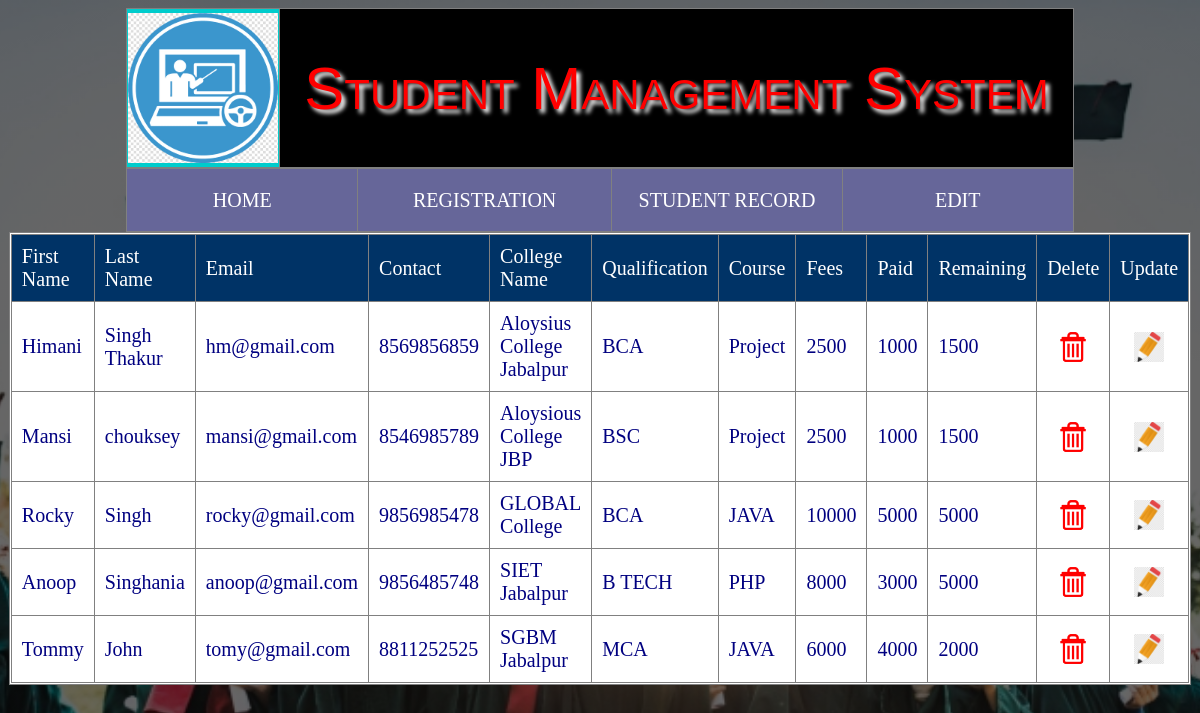
The page /viewdel.php on the database its author committed.
### tables this page shows
CREATE TABLE IF NOT EXISTS `reg` (
  `rid` int(11) NOT NULL AUTO_INCREMENT,
  `name` varchar(500) NOT NULL,
  `sname` varchar(500) NOT NULL,
  `email` varchar(500) NOT NULL,
  `con` varchar(500) NOT NULL,
  `cname` varchar(500) NOT NULL,
  `qal` varchar(500) NOT NULL,
  `course` varchar(500) NOT NULL,
  `fees` varchar(500) NOT NULL,
  `paid` varchar(500) NOT NULL,
  `remain` varchar(500) NOT NULL,
  PRIMARY KEY (`rid`)
);

### viewdel.php (the view, shortened to what this page needs)
<html>
<head>
</head>
<body>
<table border="1" width="80%" align="center" height="20%">
<tr>
<td width="10%" bgcolor="#00CCCC">
<img src="image/logo3.jpg" width="150px" height="150px" />
</td>
<td bgcolor="#000000" style="font-size:60px;color:red;font-variant:small-caps;font-family:arial;text-shadow:4px 4px 4px white" align="center">
Student Management System
</td>
</tr>
</table>
<table border="1" id="menu" width="80%" align="center" height="8%">
<tr>
<td><a href="index.php">HOME</a></td>
<td><a href="reg.php">REGISTRATION</a></td>
<td><a href="view.php">STUDENT RECORD</a></td>
<td><a href="viewdel.php">EDIT</a></td>
</tr>
</table>
<table border="1" bgcolor="white" width="80%" align="center" height="8%">
<tr>
<td valign="top">
<table border="1" align="center" width="100%" cellpadding="10" style="color:navy;font-size:20px;">
<tr style="background-color:#003366;color:white">
<td>First Name</td>
<td>Last Name</td>
<td>Email</td>
<td>Contact</td>
<td>College Name</td>
<td>Qualification</td>
<td>Course</td>
<td>Fees</td>
<td>Paid</td>
<td>Remaining</td>
<td>Delete</td>
<td>Update</td>
</tr>
<?php
include("connect.php");
$qry="select * from reg";
$sql=mysqli_query($con,$qry);
while($row=mysqli_fetch_array($sql))
{
?>
<tr>
<td><?php echo $row['name']; ?></td>
<td><?php echo $row['sname']; ?></td>
<td><?php echo $row['email']; ?></td>
<td><?php echo $row['con']; ?></td>
<td><?php echo $row['cname']; ?></td>
<td><?php echo $row['qal']; ?></td>
<td><?php echo $row['course']; ?></td>
<td><?php echo $row['fees']; ?></td>
<td><?php echo $row['paid']; ?></td>
<td><?php echo $row['remain']; ?></td>
<td align="center"><a style="color:red" href="delete.php?rid=<?php echo $row['rid']; ?>">
<img src="image/del.png" width="30px" />
</a></td>
<td align="center"><a style="color:red" href="update.php?rid=<?php echo $row['rid']; ?>">
<img src="image/up.jpg" width="30px" />
</a></td>
</tr>
<?php
}
?>
</table>
</td>
</tr>
</table>
</body>
</html>

### viewdel.php (style rules this page uses)
table { border-collapse:collapse; }
BODY { background-color:#666633; }
a { color:white; text-decoration:none; }
body { background-image:linear-gradient(rgba(0,0,0,0.6),rgba(0,0,0,0.6)),url('./image/new.jpg'); height:100vh; background-size: cover; background-position: center; }
#menu td { width:13%; text-align:center; background-color:#666699; color:white; font-size:20px; }

### rows shown on the page
reg: name "Himani", sname "Singh Thakur", email "hm@gmail.com", con "8569856859", cname "Aloysius College Jabalpur", qal "BCA", course "Project", fees "2500", paid "1000", remain "1500"
reg: name "Mansi", sname "chouksey", email "mansi@gmail.com", con "8546985789", cname "Aloysious College JBP", qal "BSC", course "Project", fees "2500", paid "1000", remain "1500"
reg: name "Rocky", sname "Singh", email "rocky@gmail.com", con "9856985478", cname "GLOBAL College", qal "BCA", course "JAVA", fees "10000", paid "5000", remain "5000"
reg: name "Anoop", sname "Singhania", email "anoop@gmail.com", con "9856485748", cname "SIET Jabalpur", qal "B TECH", course "PHP", fees "8000", paid "3000", remain "5000"
reg: name "Tommy", sname "John", email "tomy@gmail.com", con "8811252525", cname "SGBM Jabalpur", qal "MCA", course "JAVA", fees "6000", paid "4000", remain "2000"
